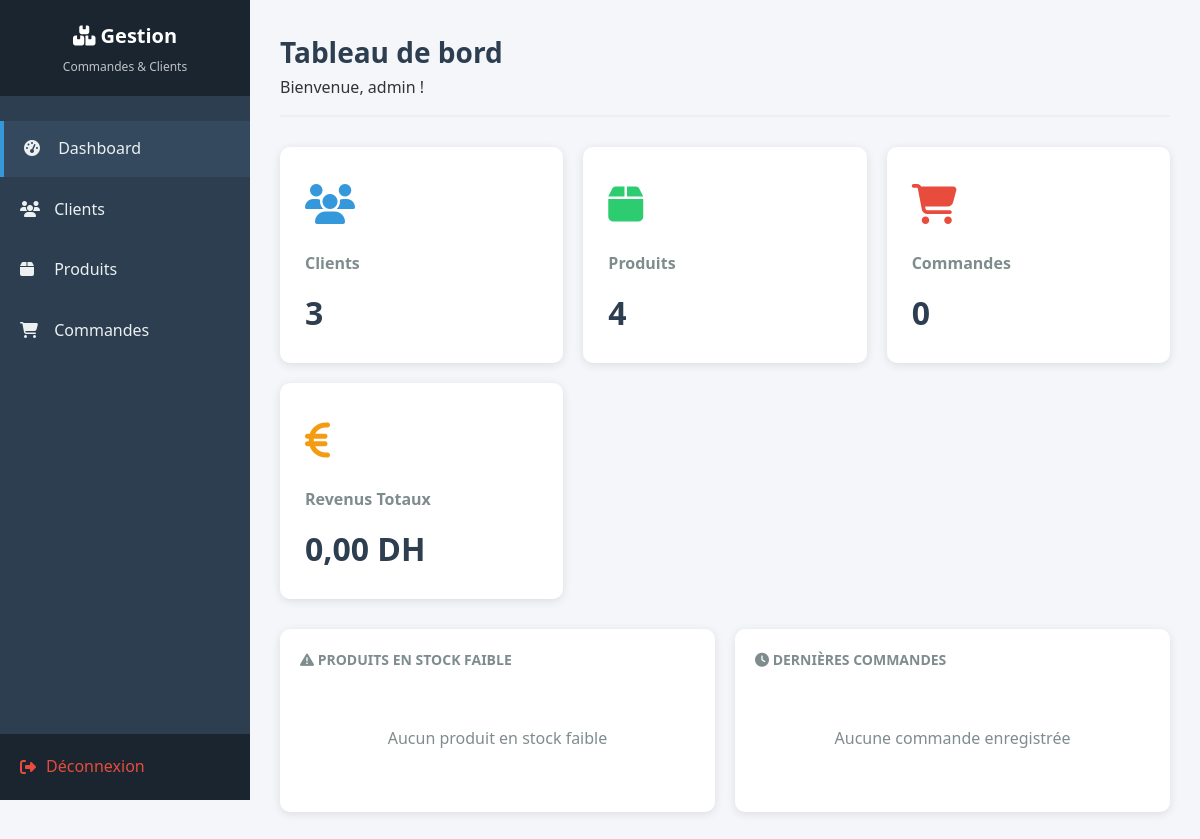
/index.php (signed in), run on an earlier commit of the app's database.
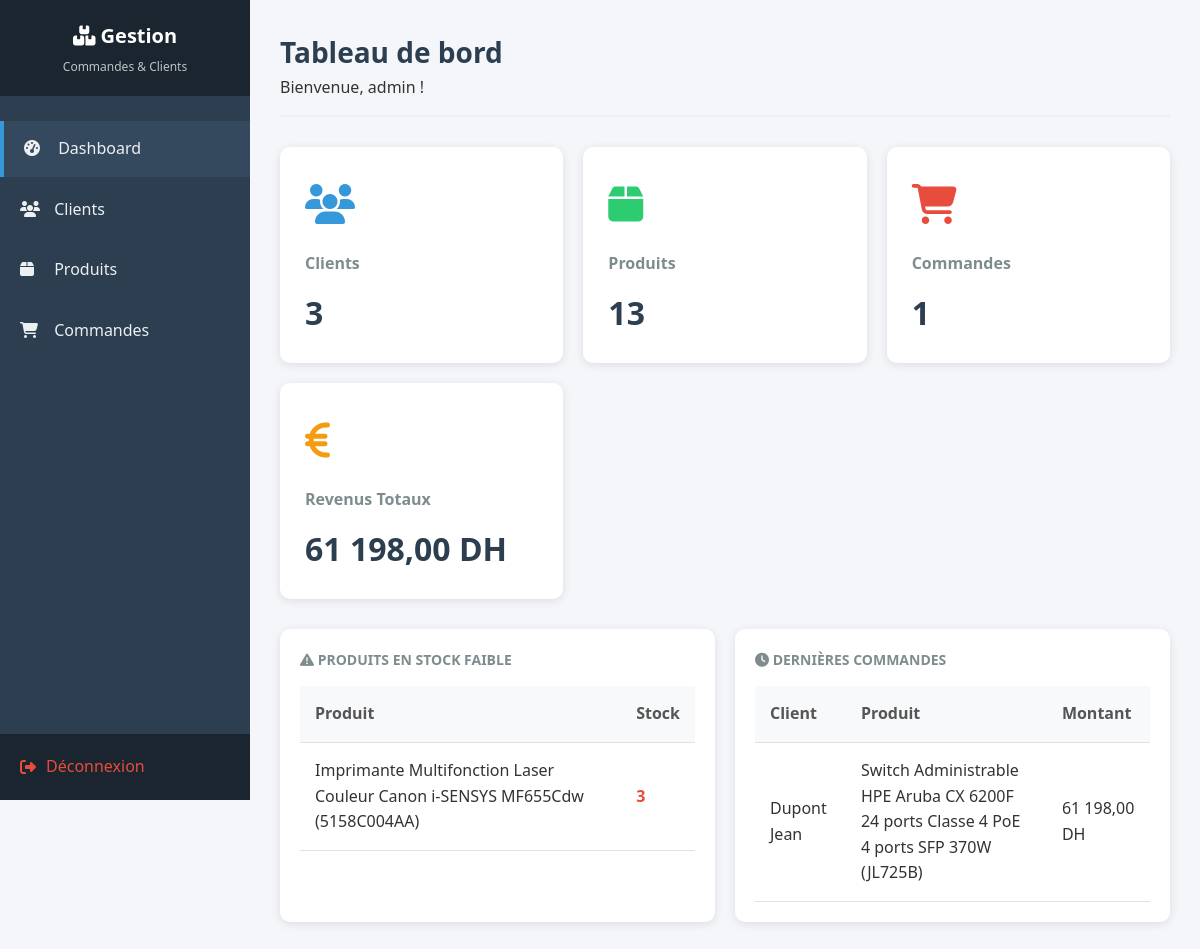
And on a later commit of the database.
### tables this page shows
CREATE TABLE `produits` (
  `id` int(11) NOT NULL,
  `nom` varchar(150) NOT NULL,
  `description` text DEFAULT NULL,
  `prix` decimal(10,2) NOT NULL,
  `stock` int(11) NOT NULL DEFAULT 0
);

CREATE TABLE `commandes` (
  `id` int(11) NOT NULL,
  `client_id` int(11) NOT NULL,
  `produit_id` int(11) NOT NULL,
  `quantite` int(11) NOT NULL,
  `date_commande` datetime DEFAULT current_timestamp(),
  `montant_total` decimal(10,2) NOT NULL
);

CREATE TABLE `clients` (
  `id` int(11) NOT NULL,
  `code_client` varchar(20) NOT NULL,
  `nom` varchar(100) NOT NULL,
  `prenom` varchar(100) NOT NULL,
  `email` varchar(150) NOT NULL,
  `telephone` varchar(20) DEFAULT NULL
);

### index.php (the view, shortened to what the changed rows need)
<?php
require_once 'base.php';
$nbProduits = $pdo->query("SELECT COUNT(*) FROM produits")->fetchColumn();
$nbCommandes = $pdo->query("SELECT COUNT(*) FROM commandes")->fetchColumn();
$revenusTotal = $pdo->query("SELECT COALESCE(SUM(montant_total), 0) FROM commandes")->fetchColumn();
$produitsFaibleStock = $pdo->query("SELECT * FROM produits WHERE stock < 5 ORDER BY stock ASC LIMIT 5")->fetchAll();
$dernieresCommandes = $pdo->query("
    SELECT c.id, c.date_commande, c.quantite, c.montant_total,
           cl.nom AS client_nom, cl.prenom AS client_prenom,
           p.nom AS produit_nom
    FROM commandes c
    JOIN clients cl ON c.client_id = cl.id
    JOIN produits p ON c.produit_id = p.id
    ORDER BY c.date_commande DESC
    LIMIT 5
")->fetchAll();
?>
<!DOCTYPE html>
<html lang="fr">
<head>
    <link rel="stylesheet" href="style.css">
    <link rel="stylesheet" href="https://cdnjs.cloudflare.com/ajax/libs/font-awesome/6.4.0/css/all.min.css">
</head>
<body>
    <div class="main-container">
        <aside class="sidebar">
            <div class="sidebar-header">
                <h1><i class="fas fa-boxes"></i> Gestion</h1>
            </div>
        </aside>
        <main class="main-content">
            <div class="page-header">
                <h2>Tableau de bord</h2>
            </div>
            <div class="dashboard-cards">
                <div class="card card-produits">
                    <div class="card-icon"><i class="fas fa-box"></i></div>
                    <h3>Produits</h3>
                    <div class="number"><?php echo $nbProduits; ?></div>
                </div>
                <div class="card card-commandes">
                    <div class="card-icon"><i class="fas fa-shopping-cart"></i></div>
                    <h3>Commandes</h3>
                    <div class="number"><?php echo $nbCommandes; ?></div>
                </div>
                <div class="card card-revenus">
                    <div class="card-icon"><i class="fas fa-euro-sign"></i></div>
                    <h3>Revenus Totaux</h3>
                    <div class="number"><?php echo number_format($revenusTotal, 2, ',', ' '); ?> DH</div>
                </div>
            </div>
            <div class="stats-grid">
                <div class="stat-card">
                    <h4><i class="fas fa-exclamation-triangle"></i> Produits en stock faible</h4>
                    <?php if (count($produitsFaibleStock) > 0): ?>
                        <table>
                            <thead>
                                <tr>
                                    <th>Produit</th>
                                    <th>Stock</th>
                                </tr>
                            </thead>
                            <tbody>
                                <?php foreach ($produitsFaibleStock as $produit): ?>
                                <tr>
                                    <td><?php echo htmlspecialchars($produit['nom']); ?></td>
                                    <td class="stock-low"><?php echo $produit['stock']; ?></td>
                                </tr>
                                <?php endforeach; ?>
                            </tbody>
                        </table>
                    <?php else: ?>
                        <p class="empty-message">Aucun produit en stock faible</p>
                    <?php endif; ?>
                </div>
                <div class="stat-card">
                    <h4><i class="fas fa-clock"></i> Dernières commandes</h4>
                    <?php if (count($dernieresCommandes) > 0): ?>
                        <table>
                            <thead>
                                <tr>
                                    <th>Client</th>
                                    <th>Produit</th>
                                    <th>Montant</th>
                                </tr>
                            </thead>
                            <tbody>
                                <?php foreach ($dernieresCommandes as $commande): ?>
                                <tr>
                                    <td><?php echo htmlspecialchars($commande['client_nom'] . ' ' . $commande['client_prenom']); ?></td>
                                    <td><?php echo htmlspecialchars($commande['produit_nom']); ?></td>
                                    <td><?php echo number_format($commande['montant_total'], 2, ',', ' '); ?> DH</td>
                                </tr>
                                <?php endforeach; ?>
                            </tbody>
                        </table>
                    <?php else: ?>
                        <p class="empty-message">Aucune commande enregistrée</p>
                    <?php endif; ?>
                </div>
            </div>
        </main>
    </div>
</body>
</html>

What changed in the data, as far as the page shows it:
added produits: nom "Imprimante Multifonction Laser Couleur Canon i-SENSYS MF655Cdw (5158C004AA)", stock "3"
added commandes: client.prenom "Dupont Jean", produit.nom "Switch Administrable HPE Aruba CX 6200F 24 ports Classe 4 PoE 4 ports SFP 370W (JL725B)", montant_total "61 198,00"
Also different on the page:
$nbProduits: "4" → "13"
$nbCommandes: "0" → "1"
$revenusTotal: "0,00" → "61 198,00"
text no longer shown: "Aucun produit en stock faible Aucune commande enregistrée"
text now shown: "Produit Stock Client Produit Montant"
